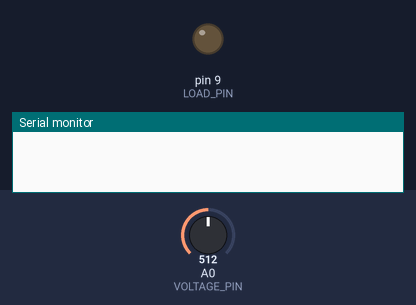
A sketch run on a simulated Arduino Uno, built with avr-gcc and run on an emulated ATmega328P. Shown: output pins drawn as LEDs (lit = HIGH), the last lines printed to the serial monitor. Inputs (shaded band) come from the test bench; at power-on: A0 (VOLTAGE_PIN) = 512.

Above: at 0.1 s.
At 3.2 s:
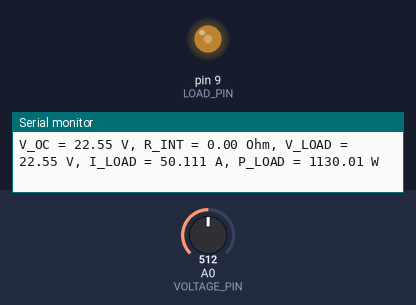
3.3 s: A0 (VOLTAGE_PIN) set to 0
7.2 s: A0 (VOLTAGE_PIN) set to 511
At 7.2 s:
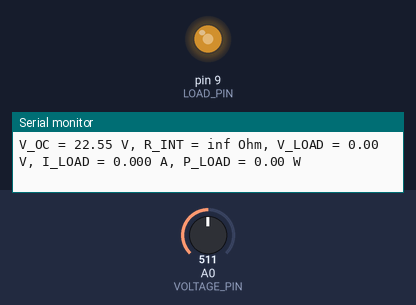
Timing chart, 0 to 22.9 s (numbered marks = the images above; inputs shaded):
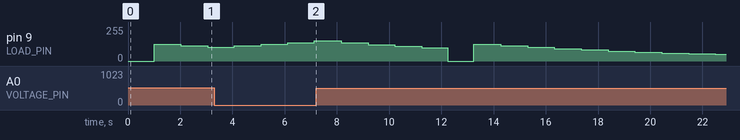

The sketch:

rint_estimator.ino
```cpp
// Define the analog and PWM pins
#define VOLTAGE_PIN A0 // The pin to measure the voltage
#define LOAD_PIN 9 // The pin to control the load

// Define the constants
#define VREF 4.096 // The reference voltage for the ADC
#define R1 100000 // The value of the resistor R1 in the voltage divider
#define R2 10000 // The value of the resistor R2 in the voltage divider
#define VMAX 0.8 // The maximum fraction of the open-circuit voltage
#define DELTA 0.1 // The fraction to increase or decrease the load
#define T_CALIB 10000 // The interval to recalibrate the open-circuit voltage in milliseconds
#define T_MEASURE 1000 // The interval to measure the voltage drop in milliseconds

// Define the variables
float v_oc = 0; // The open-circuit voltage
float r_int = 0; // The internal resistance of the voltage source
float i_load = 0; // The current through the load
float p_load = 0; // The power dissipated by the load
float v_load = 0; // The voltage across the load
float duty = 0; // The duty cycle of the PWM signal
unsigned long t_last = 0; // The last time the open-circuit voltage was calibrated
unsigned long t_now = 0; // The current time

void setup() {
  // Initialize the serial monitor
  Serial.begin(9600);

  // Initialize the analog and PWM pins
  pinMode(VOLTAGE_PIN, INPUT);
  pinMode(LOAD_PIN, OUTPUT);

  // Calibrate the open-circuit voltage
  calibrate();
}

void loop() {
  // Get the current time
  t_now = millis();

  // Check if it is time to calibrate the open-circuit voltage
  if (t_now - t_last >= T_CALIB) {
    calibrate();
  }

  // Measure the voltage across the load
  v_load = readVoltage();

  // Calculate the current and power
  i_load = v_load / duty;
  p_load = v_load * i_load;

  // Print the results
  Serial.print("V_OC = ");
  Serial.print(v_oc, 2);
  Serial.print(" V, R_INT = ");
  Serial.print(r_int, 2);
  Serial.print(" Ohm, V_LOAD = ");
  Serial.print(v_load, 2);
  Serial.print(" V, I_LOAD = ");
  Serial.print(i_load, 3);
  Serial.print(" A, P_LOAD = ");
  Serial.print(p_load, 2);
  Serial.println(" W");

  // Check if the voltage is within the desired range
  if (v_load > VMAX * v_oc) {
    // Decrease the load
    duty = duty * (1 - DELTA);
    analogWrite(LOAD_PIN, duty * 255);
    // Wait for the voltage to stabilize
    delay(T_MEASURE);
  } else if (v_load < VMAX * v_oc) {
    // Increase the load
    duty = duty * (1 + DELTA);
    analogWrite(LOAD_PIN, duty * 255);
    // Wait for the voltage to stabilize
    delay(T_MEASURE);
    // Recalibrate the internal resistance
    recalibrate();
  }
}

// A function to calibrate the open-circuit voltage and the internal resistance
void calibrate() {
  // Remove the load
  duty = 0;
  analogWrite(LOAD_PIN, 0);
  // Wait for the voltage to stabilize
  delay(T_MEASURE);
  // Measure the open-circuit voltage
  v_oc = readVoltage();
  // Set an initial load
  duty = 0.5;
  analogWrite(LOAD_PIN, duty * 255);
  // Wait for the voltage to stabilize
  delay(T_MEASURE);
  // Measure the voltage drop
  v_load = readVoltage();
  // Calculate the internal resistance
  r_int = (v_oc - v_load) / (v_load / duty);
  // Update the last calibration time
  t_last = millis();
}

// A function to recalibrate the internal resistance
void recalibrate() {
  // Measure the voltage drop
  v_load = readVoltage();
  // Calculate the internal resistance
  r_int = (v_oc - v_load) / (v_load / duty);
}

// A function to read the voltage from the analog pin
float readVoltage() {
  // Read the analog value
  int value = analogRead(VOLTAGE_PIN);
  // Convert it to voltage
  float voltage = value * VREF / 1023.0;
  // Compensate for the voltage divider
  voltage = voltage * (R1 + R2) / R2;
  // Return the voltage
  return voltage;
}
```
